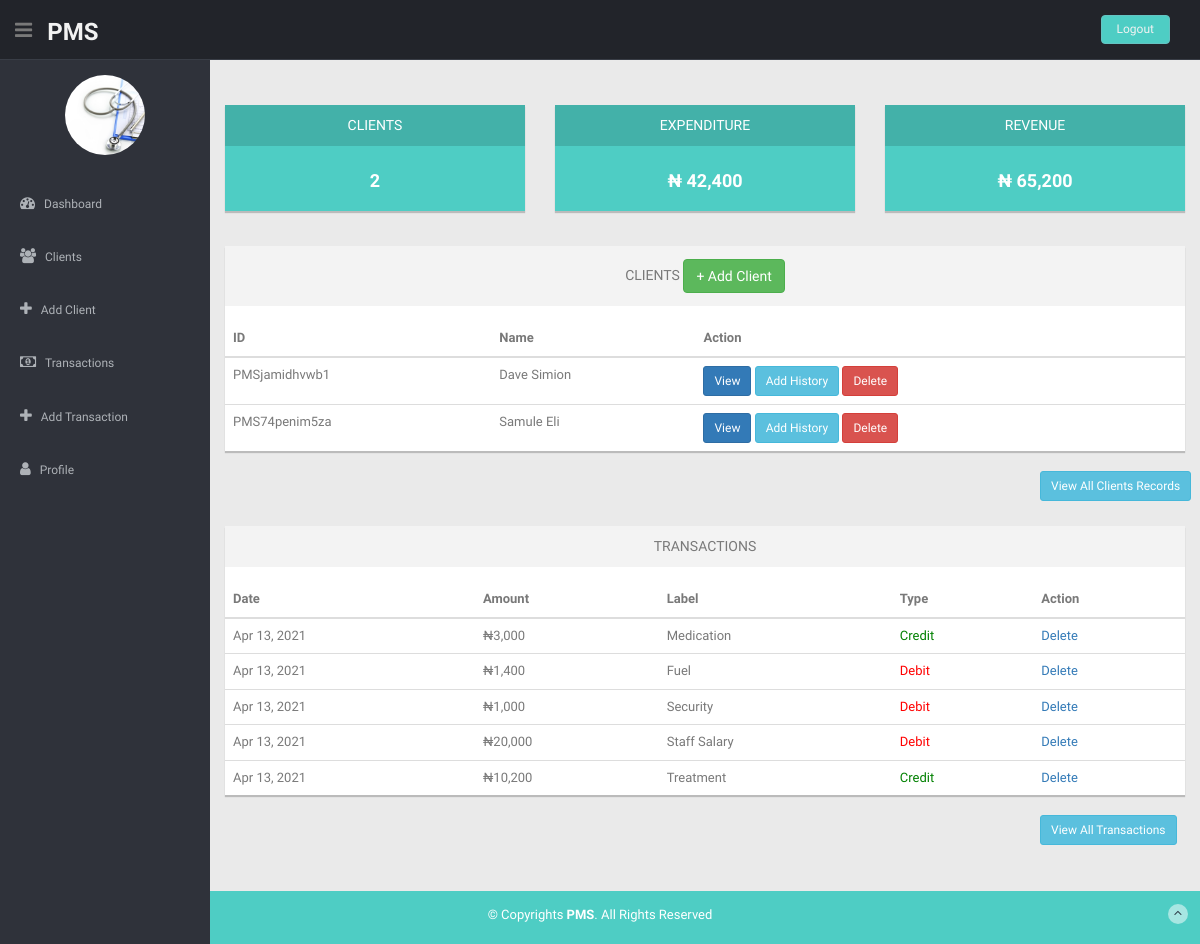
The page /dashboard/index.php (signed in) on the database its author committed.
### tables this page shows
CREATE TABLE `clients_profile` (
  `id` int(11) NOT NULL,
  `user_id` varchar(50) DEFAULT NULL,
  `client_id` varchar(20) DEFAULT NULL,
  `sname` varchar(50) DEFAULT NULL,
  `fname` varchar(50) DEFAULT NULL,
  `othernames` varchar(80) DEFAULT NULL,
  `dob` date DEFAULT NULL,
  `gender` enum('Female','Male') DEFAULT NULL,
  `avatar` varchar(255) DEFAULT NULL,
  `occupation` varchar(200) DEFAULT NULL,
  `genotype` varchar(20) DEFAULT NULL,
  `blood_group` varchar(20) DEFAULT NULL,
  `weight` varchar(20) DEFAULT NULL,
  `height` varchar(20) DEFAULT NULL,
  `date_added` timestamp NOT NULL DEFAULT current_timestamp()
);

CREATE TABLE `transactions` (
  `id` int(11) NOT NULL,
  `user_id` varchar(50) DEFAULT NULL,
  `label` varchar(100) NOT NULL,
  `amount` varchar(100) NOT NULL,
  `type` enum('Credit','Debit') DEFAULT NULL,
  `date_added` timestamp NULL DEFAULT current_timestamp()
);

### dashboard/controllers/dashboard.php (the view, shortened to what this page needs)
<?php
include_once("config/index.php");
$user_id = $_SESSION['username'];
?>
<?php
$clients_rec = "";
$sql = "SELECT id, sname, fname, user_id, client_id FROM clients_profile WHERE user_id = '$user_id' ORDER BY id DESC LIMIT 5";
if ($result = $con -> query($sql)) {
  while ($row = $result -> fetch_row()) {
    $clients_rec .= '<tr>
    <td>'.$row[4].'</td>
      <td>'.$row[1].' '.$row[2].'</td>
      <td><a href="client.php?view='.$row[4].'" style="color:blue"><button class="btn btn-primary btn-sm">View</button></a>
      <a href="addhistory.php?addhistory='.$row[4].'" style="color:blue"><button class="btn btn-info btn-sm">Add History</button></a>
      <a href="clients.php?delete='.$row[4].'" style="color:blue"><button class="btn btn-danger btn-sm">Delete</button></a></td>
    </tr>';
  }
}
?>
<?php
$trans_rec = "";
$sql = "SELECT amount, label, type, date_added, id FROM transactions WHERE user_id = '$user_id' ORDER BY id DESC LIMIT 5";
if ($result = $con -> query($sql)) {
  while ($row = $result -> fetch_row()) {
    if($row[2] == 'Debit')
    {
      $type = '<font style="color:red;">'.$row[2].'</font>';
    }
    else
    {
      $type = '<font style="color:green;">'.$row[2].'</font>';
    }
    $trans_rec .= '<tr>
    <td>'.date('M d, Y', strtotime($row[3])).'</td>
      <td>&#8358;'.number_format($row[0]).'</td>
      <td>'.$row[1].'</td>
      <td>'.$type.'</td>
      <td><a href="transactions.php?id='.$row[4].'">Delete</a></td>
    </tr>';
  }
}
?>

### dashboard/css/style.css (style rules this page uses)
body { color: #797979; background: #eaeaea; font-family: 'Ruda', sans-serif; padding: 0px !important; margin: 0px !important; font-size:13px; }
a, a:hover, a:focus { text-decoration: none; outline: none; }

### rows shown on the page
clients_profile: client "PMSjamidhvwb1", sname "Dave", fname "Simion"
clients_profile: client "PMS74penim5za", sname "Samule", fname "Eli"
transactions: date_added "Apr 13, 2021", amount "3,000", label "Medication", type "Credit"
transactions: date_added "Apr 13, 2021", amount "1,400", label "Fuel", type "Debit"
transactions: date_added "Apr 13, 2021", amount "1,000", label "Security", type "Debit"
transactions: date_added "Apr 13, 2021", amount "20,000", label "Staff Salary", type "Debit"
transactions: date_added "Apr 13, 2021", amount "10,200", label "Treatment", type "Credit"

### other values the page prints
$total_clients "2"
$expenditure "42,400"
$revenue "65,200"
